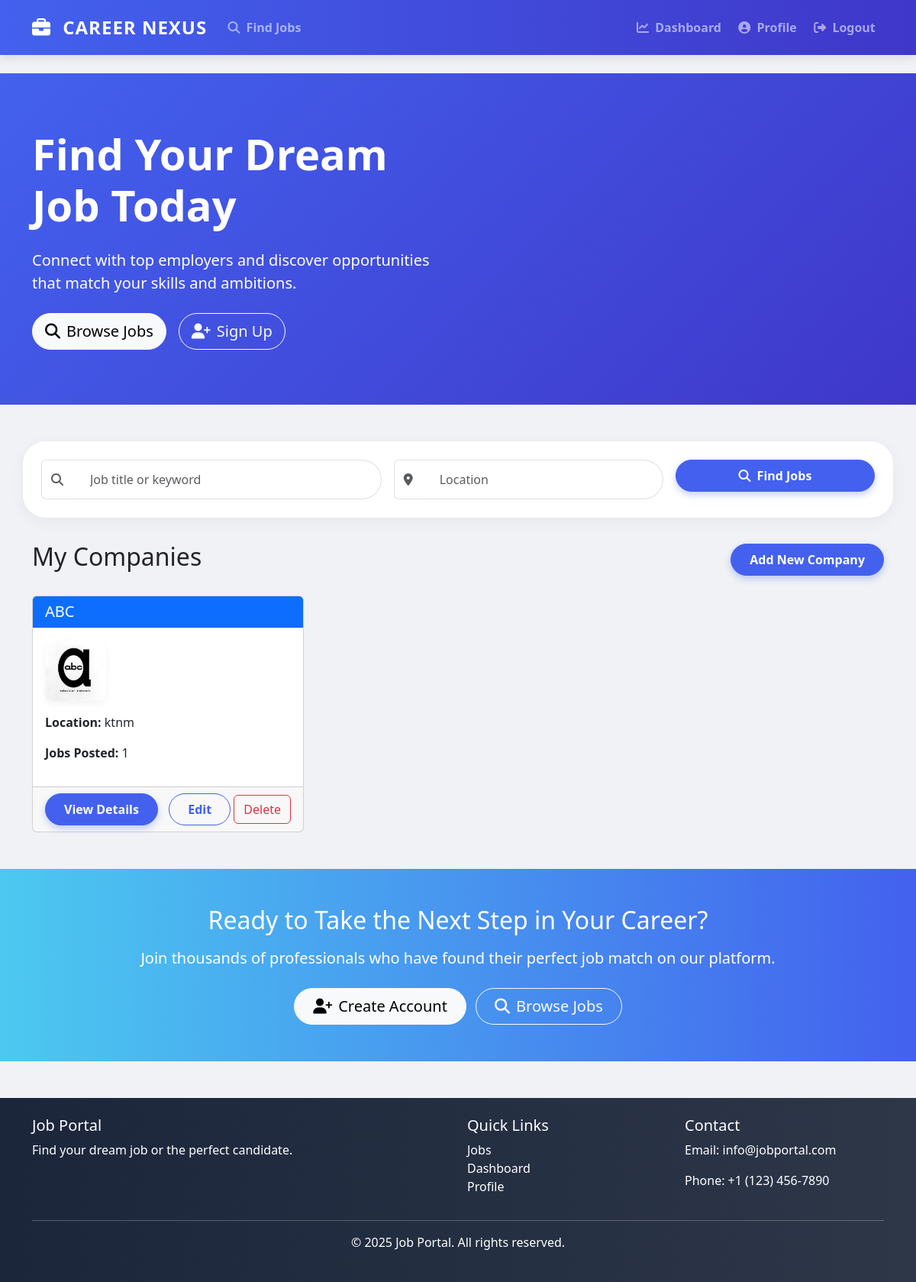
/companies/ (signed in), run on the app's committed database.
### companies/models.py (models this page shows, shortened)
class Company(models.Model):
    name = models.CharField(max_length=100)
    owner = models.ForeignKey(User, on_delete=models.CASCADE, related_name='companies')
    logo = models.ImageField(upload_to='company_logos/', blank=True, null=True)
    description = models.TextField()
    website = models.URLField(blank=True, null=True)
    location = models.CharField(max_length=100)
    established_date = models.DateField(blank=True, null=True)
    class Meta:
        verbose_name_plural = "Companies"

### companies/views.py (the view)
# urls.py: path('', views.company_list, name='company_list'),
@login_required
def company_list(request):
    companies = Company.objects.filter(owner=request.user)
    return render(request, 'companies/company_list.html', {
        'companies': companies,
        'show_hero': True  # This enables the hero section
    })

### templates/companies/company_list.html (shortened to what this page needs)
{% extends 'base.html' %}
{% block content %}
<div class="d-flex justify-content-between align-items-center mb-4">
    <h2>My Companies</h2>
    <a href="{% url 'company_create' %}" class="btn btn-primary">Add New Company</a>
</div>
{% if companies %}
    <div class="row">
        {% for company in companies %}
            <div class="col-md-4 mb-4">
                <div class="card h-100">
                    <div class="card-header bg-primary text-white">
                        <h5 class="mb-0">{{ company.name }}</h5>
                    </div>
                    <div class="card-body">
                        <div class="text-center mb-3">
                            {% if company.logo %}
                                <img src="{{ company.logo.url }}" alt="{{ company.name }} Logo" class="company-logo mb-3">
                            {% else %}
                                <img src="https://via.placeholder.com/100" alt="Company Logo" class="company-logo mb-3">
                            {% endif %}
                        </div>
                        <p><strong>Location:</strong> {{ company.location }}</p>
                        <p><strong>Jobs Posted:</strong> {{ company.jobs.count }}</p>
                    </div>
                    <div class="card-footer">
                        <div class="d-flex justify-content-between">
                            <a href="{% url 'company_detail' company.pk %}" class="btn btn-primary">View Details</a>
                            <div>
                                <a href="{% url 'company_update' company.pk %}" class="btn btn-outline-primary">Edit</a>
                                <a href="{% url 'company_delete' company.pk %}" class="btn btn-outline-danger">Delete</a>
                            </div>
                        </div>
                    </div>
                </div>
            </div>
        {% endfor %}
    </div>
{% else %}
    <div class="alert alert-info">
        <p>You haven't added any companies yet.</p>
        <a href="{% url 'company_create' %}" class="btn btn-primary">Add Company</a>
    </div>
{% endif %}
{% endblock %}

### templates/base.html (style rules this page uses)
:root { --primary-color: #4361ee; --secondary-color: #3f37c9; --accent-color: #4cc9f0; --dark-color: #1b263b; --light-color: #f8f9fa; }
body { font-family: 'Segoe UI', Tahoma, Geneva, Verdana, sans-serif; background-color: #f0f2f5; }
.company-logo { width: 80px; height: 80px; display: flex; align-items: center; justify-content: center; background-color: #f8f9fa; border-radius: 10px; box-shadow: 0 4px 10px rgba(0,0,0,0.05); font-size: 2rem; color: var(--primary-color); }
.btn-primary { background-color: var(--primary-color); border-color: var(--primary-color); border-radius: 30px; padding: 0.5rem 1.5rem; font-weight: 600; box-shadow: 0 4px 10px rgba(67, 97, 238, 0.3); }
.btn-outline-primary { color: var(--primary-color); border-color: var(--primary-color); border-radius: 30px; padding: 0.5rem 1.5rem; font-weight: 600; }

### data on the page
Company: name "ABC", logo (picture), location "ktnm", jobs.count "1"
